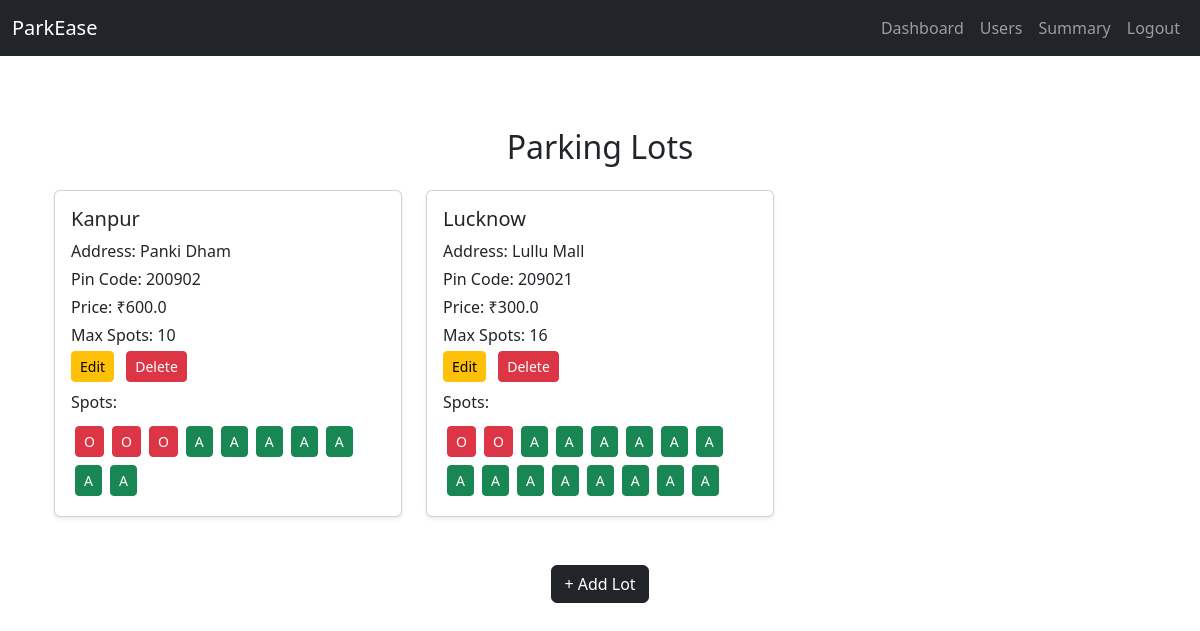
Screenshot of /admin/dashboard (signed in) with the database file from the repository.
### models.py (models this page shows)
class ParkingLot(db.Model):
    __tablename__ = 'parking_lots'
    id = db.Column(db.Integer, primary_key=True)
    prime_location_name = db.Column(db.String(100), nullable=False)
    address = db.Column(db.String(200), nullable=False)
    pin_code = db.Column(db.String(10), nullable=False)
    price = db.Column(db.Float, nullable=False)
    max_spots = db.Column(db.Integer, nullable=False)
    spots = db.relationship('ParkingSpot', back_populates='lot', cascade='all, delete-orphan')

class ParkingSpot(db.Model):
    __tablename__ = 'parking_spots'
    id = db.Column(db.Integer, primary_key=True)
    lot_id = db.Column(db.Integer, db.ForeignKey('parking_lots.id'), nullable=False)
    status = db.Column(db.String(1), nullable=False, default='A')  # 'A' for available, 'O' for occupied
    lot = db.relationship('ParkingLot', back_populates='spots')
    reservations = db.relationship('Reservation', back_populates='spot')

### routes.py (the view)
    @app.route('/admin/dashboard')
    def admin_dashboard():
        if not session.get('admin'):
            return redirect(url_for('admin_login'))
        lots = ParkingLot.query.all()
        return render_template('admin_dashboard.html', parking_lots=lots)

### templates/admin_dashboard.html (shortened to what this page needs)
<!DOCTYPE html>
<html lang="en">
<head>
    <link href="https://cdn.jsdelivr.net/npm/bootstrap@5.3.0/dist/css/bootstrap.min.css" rel="stylesheet">
</head>
{% extends 'index.html' %}
    {% block content %}
    <div class="container mt-4">
        <h2 class="text-center mb-4">Parking Lots</h2>
        <div class="row">
            {% for lot in parking_lots %}
                <div class="col-md-4 mb-4">
                    <div class="card shadow-sm">
                        <div class="card-body">
                            <h5 class="card-title">{{ lot.prime_location_name }}</h5>
                            <p class="mb-1">Address: {{ lot.address }}</p>
                            <p class="mb-1">Pin Code: {{ lot.pin_code }}</p>
                            <p class="mb-1">Price: ₹{{ lot.price }}</p>
                            <p class="mb-1">Max Spots: {{ lot.max_spots }}</p>
                            <div class="mb-2">
                                <a class="btn btn-warning btn-sm me-2" href="{{ url_for('edit_parking_lot', lot_id=lot.id) }}">Edit</a>
                                <form method="post" action="{{ url_for('delete_parking_lot', lot_id=lot.id) }}" style="display:inline;">
                                    <button type="submit" class="btn btn-danger btn-sm">Delete</button>
                                </form>
                            </div>
                            <p class="mb-2">Spots:</p>
                            <div class="d-flex flex-wrap">
                                {% for spot in lot.spots %}
                                    <button class="btn btn-sm {% if spot.status == 'A' %}btn-success{% else %}btn-danger{% endif %} m-1" onclick="window.location.href='{{ url_for('view_spot_details', spot_id=spot.id) }}'">
                                        {{ 'A' if spot.status == 'A' else 'O' }}
                                    </button>
                                {% endfor %}
                            </div>
                        </div>
                    </div>
                </div>
            {% endfor %}
        </div>
        <div class="text-center mt-4">
            <a class="btn btn-dark" href="{{ url_for('add_parking_lot') }}">+ Add Lot</a>
        </div>
    </div>
    {% endblock %}

### templates/index.html (shortened to what this page needs)
<!DOCTYPE html>
<html lang="en">
<head>
    <link href="https://cdn.jsdelivr.net/npm/bootstrap@5.3.0/dist/css/bootstrap.min.css" rel="stylesheet">
</head>
<body>
    <nav class="navbar navbar-expand-lg navbar-dark bg-dark mb-4">
        <div class="container-fluid">
            <a class="navbar-brand" href="{{ url_for('index') }}">ParkEase</a>
            <div class="collapse navbar-collapse">
                <ul class="navbar-nav ms-auto">
                    {% if session.get('admin') %}
                        <li class="nav-item"><a class="nav-link" href="{{ url_for('admin_dashboard') }}">Dashboard</a></li>
                        <li class="nav-item"><a class="nav-link" href="{{ url_for('admin_users') }}">Users</a></li>
                        <li class="nav-item"><a class="nav-link" href="{{ url_for('admin_summary') }}">Summary</a></li>
                        <li class="nav-item"><a class="nav-link" href="{{ url_for('logout') }}">Logout</a></li>
                    {% elif session.get('user_id') %}
                        <li class="nav-item"><a class="nav-link" href="{{ url_for('user_dashboard') }}">Dashboard</a></li>
                        <li class="nav-item"><a class="nav-link" href="{{ url_for('user_summary') }}">Summary</a></li>
                        <li class="nav-item"><a class="nav-link" href="{{ url_for('logout') }}">Logout</a></li>
                    {% else %}
                        <li class="nav-item"><a class="nav-link" href="{{ url_for('admin_login') }}">Admin Login</a></li>
                    {% endif %}
                </ul>
            </div>
        </div>
    </nav>
    <div class="container">
        <div class="row justify-content-center">
        </div>
        {% block content %}{% endblock %}
    </div>
</body>
</html>

### rows the page displays
ParkingLot: prime_location_name "Kanpur", address "Panki Dham", pin_code "200902", price "600.0", max_spots "10"
ParkingSpot: status "O"
ParkingSpot: status "O"
ParkingSpot: status "O"
ParkingSpot: status "A"
ParkingSpot: status "A"
ParkingSpot: status "A"
ParkingSpot: status "A"
ParkingSpot: status "A"
ParkingSpot: status "A"
ParkingSpot: status "A"
ParkingLot: prime_location_name "Lucknow", address "Lullu Mall", pin_code "209021", price "300.0", max_spots "16"
ParkingSpot: status "O"
ParkingSpot: status "O"
ParkingSpot: status "A"
ParkingSpot: status "A"
ParkingSpot: status "A"
ParkingSpot: status "A"
ParkingSpot: status "A"
ParkingSpot: status "A"
ParkingSpot: status "A"
ParkingSpot: status "A"
ParkingSpot: status "A"
ParkingSpot: status "A"
ParkingSpot: status "A"
ParkingSpot: status "A"
ParkingSpot: status "A"
ParkingSpot: status "A"
